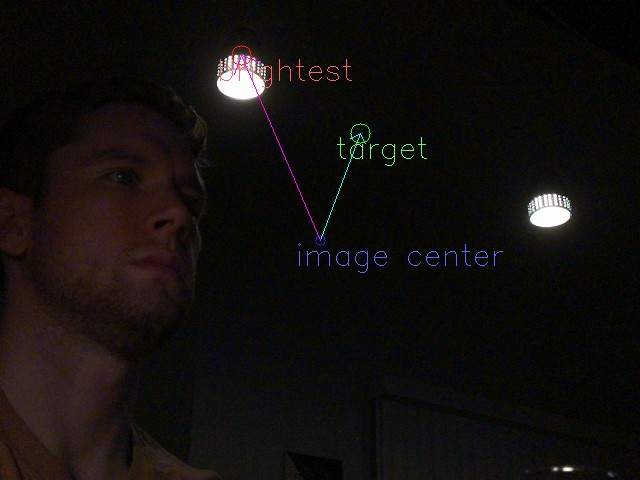
#> input picture OpenCV Tests/cv_edit_test_image.jpg, 640 x 480 px
$ python -i tracking.py   (imports and definitions only)
#> lines starting #> are read from the running program, lines starting #| are printed output that depends on the picture; after the words box and inside, x2 and y2 are one past the last pixel; in counts of white or black regions, pixels touching at a corner belong together
#> further down, picture is the input picture: shape (480, 640, 3); mean B, G, R 13.1, 15, 18.1
# Scott Clemens
# 26 March 2024
# Autonomous High-Altitude Balloon Payload
#
#
### TRACKING ###

import ephem
import cv2 as cv
import time
import datetime
import os


date = datetime.datetime.now()

# global variables
pi = 3.14159265358979323846

# camera servo angle limits
# +76 is maximum
# 0 is horizontal
# -28 is minimum
camera_angle = 0

# folder to store images within workspace
path = '/home/anyell/ahabp_v2_ws/Images'

# file to save log information to
data_file = 'launch_data.csv'
# [6 lines not run here, left out]
cx = 320
cy = 240

# [1 line not run here, left out]


# [50 lines left out: functions get_compass_direction, sun_angle_and_direction, movement_needed, ephem_update, not called in this run]


def target(frame, minimum=250, cx=320, cy=240):
    ''' This function targets the centroid of a frame and outputs
        vector in x and y of the error between center of frame and the centroid

        Raspberry Pi Camera v2 the image size is:
        480 rows (vertical)
        640 columns (horizontal)
    '''
#> called with minimum = 250, cx = 320, cy = 240

    # copy and convert image to grayscale then process
    gray = cv.cvtColor(frame, cv.COLOR_BGR2GRAY)
    thresholding, thresh = cv.threshold(gray, minimum, 255, cv.THRESH_BINARY)
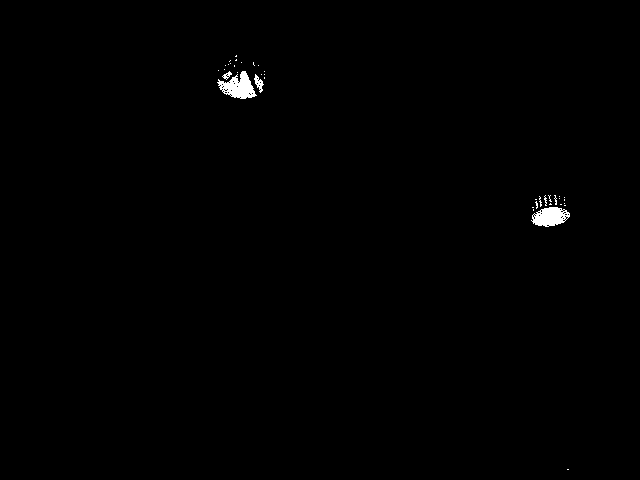
#> thresh: shape (480, 640); 0.45% white; 38 white regions (34 under 20 px), largest, box (x1, y1, x2, y2) and area: (217, 71, 257, 99) 603, (531, 207, 570, 227) 525, (254, 74, 264, 93) 83, (222, 71, 232, 80) 38
#> thresholding = 250
    (minVal, maxVal, minLoc, maxLoc) = cv.minMaxLoc(gray)
#> minVal = 0; maxVal = 255; minLoc = (550, 0); maxLoc = (253, 63)
    M = cv.moments(thresh)
#> M = moments, m00 349350, centre m10/m00, m01/m00 = (379.7, 143.6)

    # calculate centroid
    targx = int(M["m10"] / (M["m00"]+1))
#> targx = 379
    targy = int(M["m01"] / (M["m00"]+1))
#> targy = 143

    # calculate direction vector from center to centroid
    yaw_target = targx - cx
#> yaw_target = 59
    pitch_target = targy - cy
#> pitch_target = -97

    # place vector arrow and label
    cv.putText(frame, "target", (targx - 45, targy + 45), cv.FONT_HERSHEY_SIMPLEX, 1, (25, 25, 255), 2)
    cv.circle(frame, [targx, targy], 25, (25, 25, 255), 2)
    cv.arrowedLine(frame, [cx, cy], [targx, targy], (25, 25, 255), 2) # center --> target
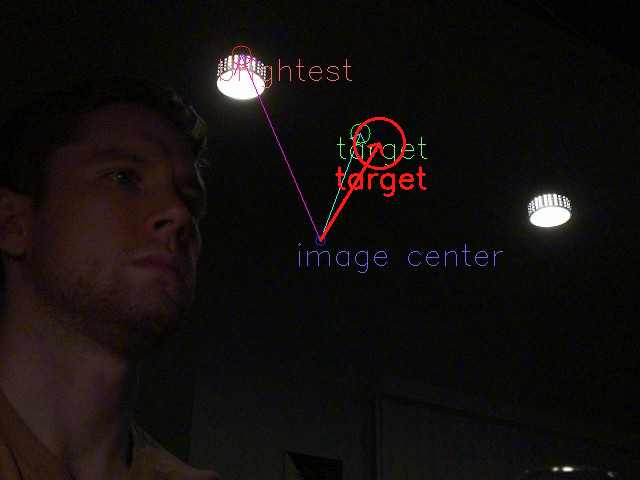
#> frame: shape (480, 640, 3); mean B, G, R 13.2, 15.1, 19.4

    return yaw_target, pitch_target, frame


def PID():
    ''' This is where the proportional - integral - derivative function will go '''
    pass


picture = 1
i = 0
# [54 lines not run here, left out]

>>> import cv2
>>> picture = cv2.imread('../OpenCV Tests/cv_edit_test_image.jpg')
>>> result = target(picture)

$ run again, on OpenCV Tests/test_image.png
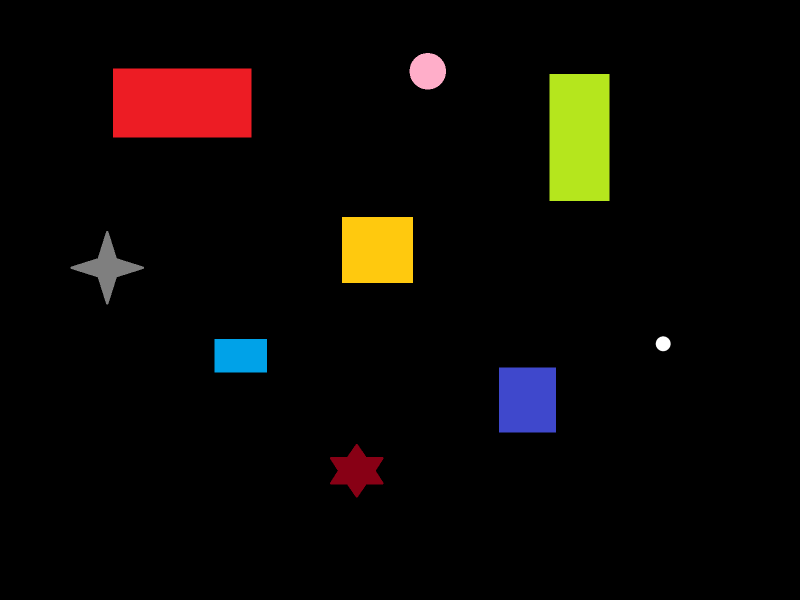
#> input picture OpenCV Tests/test_image.png, 1600 x 1200 px (shown at 1/2 size)
#> picture is the input picture: shape (1200, 1600, 3); mean B, G, R 4.7, 8.2, 12
#> in target, `thresholding, thresh = cv.threshold(gray, minimum, 255, cv.THRESH_BINA..`:
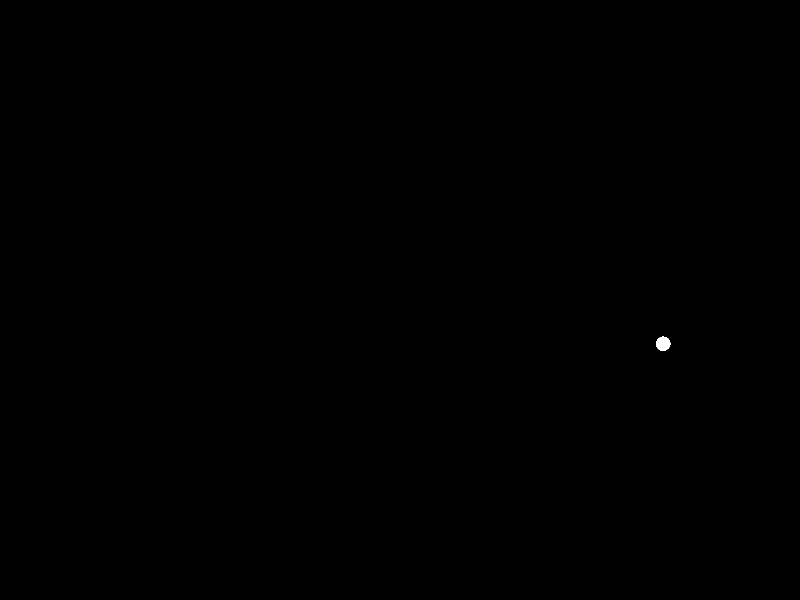
#> thresh: shape (1200, 1600) (shown at 1/2 size); 0.03% white; 1 white region, box (x1, y1, x2, y2) and area: (1312, 673, 1341, 702) 639
#> thresholding = 250
#> minVal = 0; maxVal = 255; minLoc = (0, 0); maxLoc = (1324, 673)
#> M = moments, m00 162945, centre m10/m00, m01/m00 = (1325.9, 687)
#> targx = 1325
#> targy = 687
#> yaw_target = 1005
#> pitch_target = 447
#> in target, `cv.arrowedLine(frame, [cx, cy], [targx, targy], (25, 25, 255), 2)`:
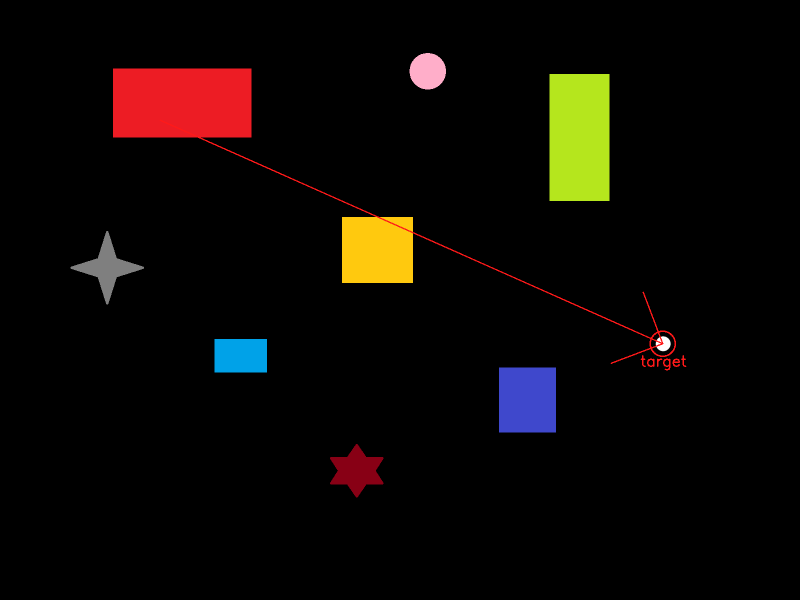
#> frame: shape (1200, 1600, 3) (shown at 1/2 size); mean B, G, R 4.8, 8.2, 12.6
